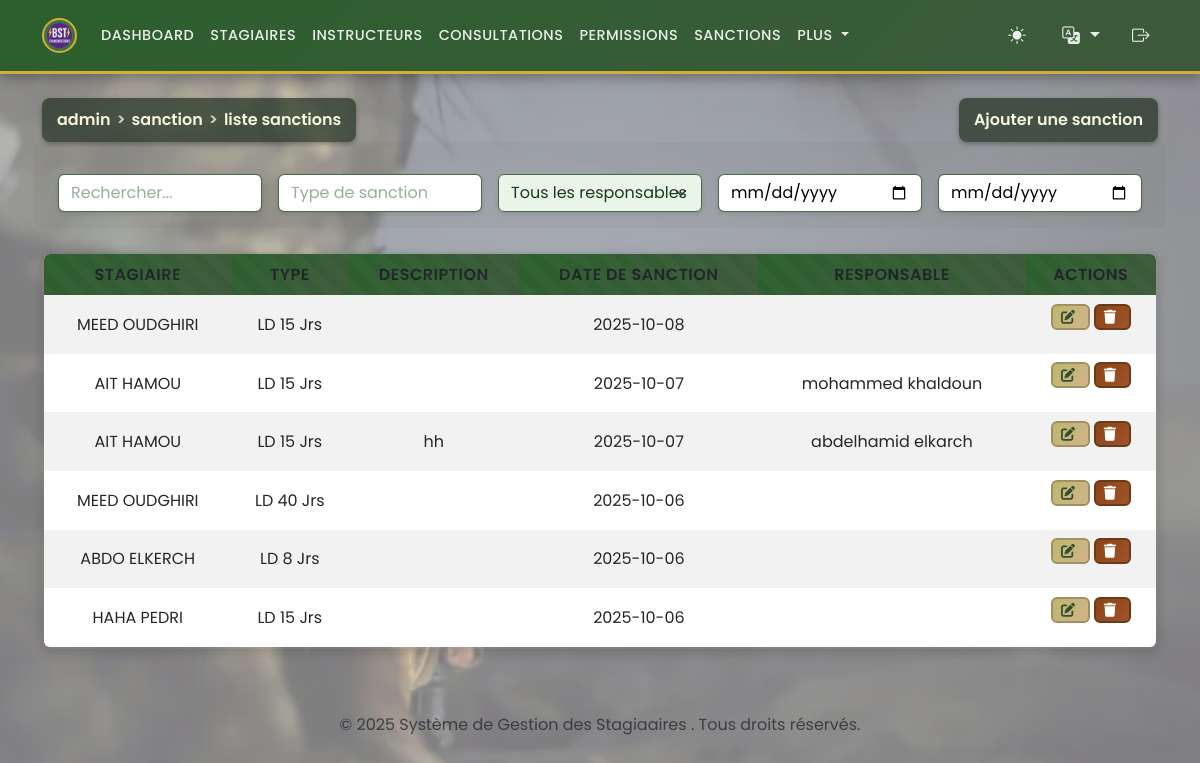
The page /admin/manage_sanctions.php (signed in) on the database its author committed.
### tables this page shows
CREATE TABLE `punitions` (
  `id` int(11) NOT NULL,
  `id_stagiaire` int(11) NOT NULL,
  `type` enum('samedi & dimanche','piquet','permanence','chef de poste','Garde','Corvet','LD 4 Jrs','LD 8 Jrs','LD 10 Jrs','LD 15 Jrs','LD 25 Jrs','LD 30 Jrs','LD 40 Jrs') NOT NULL,
  `description` text DEFAULT NULL,
  `date_punition` date DEFAULT curdate(),
  `auteur_id` int(11) DEFAULT NULL
);

CREATE TABLE `stagiaires` (
  `id` int(11) NOT NULL,
  `matricule` varchar(50) NOT NULL,
  `nom` varchar(100) NOT NULL,
  `prenom` varchar(100) NOT NULL,
  `date_naissance` date DEFAULT NULL,
  `adresse` text DEFAULT NULL,
  `telephone` varchar(20) DEFAULT NULL,
  `email` varchar(100) DEFAULT NULL,
  `groupe_sanguin` enum('A+','A-','B+','B-','AB+','AB-','O+','O-') DEFAULT NULL,
  `photo` varchar(255) DEFAULT NULL,
  `grade` enum('Lieutenant','Sous-Lieutenant','Adjudant Chef','Adjudant','Sergent Chef','Sergent','Caporal Chef','Caporal','2 eme Classe','1er Classe') DEFAULT NULL,
  `date_inscription` date DEFAULT curdate(),
  `id_stage` int(11) NOT NULL,
  `id_specialite` int(11) NOT NULL
);

CREATE TABLE `users` (
  `id` int(11) NOT NULL,
  `username` varchar(50) NOT NULL,
  `password` varchar(255) NOT NULL,
  `role` enum('admin','secretaire','docteur') NOT NULL,
  `nom` varchar(100) DEFAULT NULL,
  `prenom` varchar(100) DEFAULT NULL,
  `email` varchar(100) DEFAULT NULL,
  `created_at` timestamp NOT NULL DEFAULT current_timestamp()
);

### functions.php (called while the page is built, shortened)
<?php
if (isset($_GET['lang'])) {
    $lang = $_GET['lang'];
    $_SESSION['lang'] = $lang;
} elseif (isset($_SESSION['lang'])) {
    $lang = $_SESSION['lang'];
} else {
    $lang = 'fr';
    $_SESSION['lang'] = $lang;
}
$lang_file = __DIR__ . '/lang/' . $lang . '.php';
if (file_exists($lang_file)) {
    $translations = include $lang_file;
} else {
    $translations = include __DIR__ . '/lang/fr.php';
}
?>

### admin/manage_sanctions.php (the view, shortened to what this page needs)
<?php
require '../functions.php';
$sanctions = $pdo->query("
    SELECT pu.*, s.nom, s.prenom, u.nom AS auteur_nom, u.prenom AS auteur_prenom
    FROM punitions pu
    JOIN stagiaires s ON pu.id_stagiaire = s.id
    LEFT JOIN users u ON pu.auteur_id = u.id
    ORDER BY pu.date_punition DESC
")->fetchAll();
?>
<?php include '../templates/header.php'; ?>
<div class="d-flex justify-content-between align-items-center mb-3">
<div class="breadcrumb-header"><?php echo htmlspecialchars($translations['breadcrumb_admin']); ?> <span>></span> <?php echo htmlspecialchars($translations['breadcrumb_sanction']); ?> <span>></span> <?php echo htmlspecialchars($translations['breadcrumb_liste_sanctions']); ?></div>
<button class="breadcrumb-header" data-bs-toggle="modal"
    data-bs-target="#addSanctionModal"><?php echo htmlspecialchars($translations['add_sanction'] ?? 'إضافة عقوبة'); ?></button>
</div>
<div class="mb-3 row g-3 align-items-center">
    <div class="col">
        <input type="text" id="searchInput" class="form-control"
            placeholder="<?php echo htmlspecialchars($translations['search'] ?? 'ابحث...'); ?>">
    </div>
    <div class="col">
        <input type="text" id="filterType" class="form-control"
            placeholder="<?php echo htmlspecialchars($translations['sanction_type'] ?? 'نوع العقوبة'); ?>">
    </div>
    <div class="col">
        <select id="filterAuteur" class="form-select">
            <option value=""><?php echo htmlspecialchars($translations['all_responsibles'] ?? 'كل المسؤولين'); ?>
            </option>
        </select>
    </div>
    <div class="col">
        <input type="date" id="dateFrom" class="form-control"
            placeholder="<?php echo htmlspecialchars($translations['from_date'] ?? 'من تاريخ'); ?>">
    </div>
    <div class="col">
        <input type="date" id="dateTo" class="form-control"
            placeholder="<?php echo htmlspecialchars($translations['to_date'] ?? 'إلى تاريخ'); ?>">
    </div>
</div>
<table class="table table-striped table-responsive" style="border-radius: 0.5rem; overflow: hidden;">
    <thead>
        <tr>
            <th><?php echo htmlspecialchars($translations['trainee'] ?? 'المتدرب'); ?></th>
            <th><?php echo htmlspecialchars($translations['type'] ?? 'النوع'); ?></th>
            <th><?php echo htmlspecialchars($translations['description'] ?? 'الوصف'); ?></th>
            <th><?php echo htmlspecialchars($translations['sanction_date'] ?? 'تاريخ العقوبة'); ?></th>
            <th><?php echo htmlspecialchars($translations['responsible'] ?? 'المسؤول'); ?></th>
            <th><?php echo htmlspecialchars($translations['actions'] ?? 'إجراءات'); ?></th>
        </tr>
    </thead>
    <tbody id="sanctionsTableBody">
        <?php foreach ($sanctions as $sanction): ?>
            <tr data-stagiaire="<?php echo htmlspecialchars($sanction['nom'] . ' ' . $sanction['prenom']); ?>"
                data-type="<?php echo htmlspecialchars($sanction['type']); ?>"
                data-auteur="<?php echo htmlspecialchars($sanction['auteur_id'] ? $sanction['auteur_nom'] . ' ' . $sanction['auteur_prenom'] : ''); ?>"
                data-date="<?php echo $sanction['date_punition']; ?>">
                <td><?php echo htmlspecialchars($sanction['nom'] . ' ' . $sanction['prenom']); ?></td>
                <td><?php echo htmlspecialchars($sanction['type']); ?></td>
                <td><?php echo nl2br(htmlspecialchars($sanction['description'])); ?></td>
                <td><?php echo $sanction['date_punition']; ?></td>
                <td><?php echo htmlspecialchars($sanction['auteur_id'] ? $sanction['auteur_nom'] . ' ' . $sanction['auteur_prenom'] : ''); ?>
                </td>
                <td>
                    <button class="btn btn-sm btn-warning" data-bs-toggle="modal"
                        data-bs-target="#editSanctionModal<?php echo $sanction['id']; ?>"><i class="fas fa-edit"></i></button>
                    <form method="post" action="../actions/delete_sanction.php" style="display:inline-block;"
                        onsubmit="return confirm('<?php echo htmlspecialchars($translations['confirm_delete_sanction']); ?>');">
                        <button type="submit"
                            class="btn btn-sm btn-danger"><i class="fas fa-trash"></i></button>
                    </form>
                </td>
            </tr>
        <?php endforeach; ?>
    </tbody>
</table>
<?php include '../templates/footer.php'; ?>

### templates/header.php (style rules this page uses)
:root { --body-bg: #ffffff; --body-color: #000000; --military-primary: #2C5F2D; --military-secondary: #3D5A3C; --military-accent: #8B7355; --military-gold: #D4AF37; --military-dark: #1A3A1A; }
body { background-color: var(--body-bg) !important; color: var(--body-color) !important; font-family: 'Poppins', sans-serif; transition: background-color 0.3s ease; }
body::before { content: ''; position: fixed; top: 0; left: 0; width: 100%; height: 100%; background: url('/pbst_app/images/bg1.webp') no-repeat center center fixed; background-size: cover; opacity: 0.5; z-index: -1; }
input.form-control, textarea.form-control { background-color: var(--body-bg) !important; color: var(--body-color) !important; border-color: #ced4da; transition: all 0.3s ease; }
input.form-control::placeholder, textarea.form-control::placeholder { color: var(--body-color); opacity: 0.7; }
table { background: linear-gradient(135deg, rgba(76, 91, 65, 0.15) 0%, rgba(58, 73, 47, 0.10) 100%); border-radius: 12px; overflow: hidden; width: 100%; border: 2px solid var(--military-secondary); box-shadow: 0 4px 12px rgba(0, 0, 0, 0.15); position: relative; }
table::before { content: ''; position: absolute; top: 0; left: 0; right: 0; bottom: 0; background: repeating-linear-gradient( 45deg, transparent, transparent 10px, rgba(255, 255, 255, 0.02) 10px, rgba(255, 255, 255, 0.02) 20px ); pointer-events: none; border-radius: 12px; }
table th { background: linear-gradient(135deg, var(--military-primary) 0%, var(--military-secondary) 100%); color: #fff; text-align: center; vertical-align: middle; font-weight: 600; text-transform: uppercase; letter-spacing: 0.5px; border-bottom: 2px solid var(--military-gold); }
table td, table th { text-align: center; vertical-align: middle; padding: 0.75rem; border: none; }
table tbody tr { transition: all 0.3s ease; }
.btn { border-radius: 6px; font-weight: 600; text-transform: uppercase; letter-spacing: 0.5px; transition: all 0.3s ease; border: 2px solid transparent; position: relative; overflow: hidden; }
.btn::before { content: ''; position: absolute; top: 0; left: -100%; width: 100%; height: 100%; background: linear-gradient(90deg, transparent, rgba(255, 255, 255, 0.2), transparent); transition: left 0.5s; }
.btn-warning { background: linear-gradient(135deg, #BDB76B 0%, #D2B48C 100%); color: #2F4F2F; border-color: #A09162; }
.btn-danger { background: linear-gradient(135deg, #8B4513 0%, #A0522D 100%); color: #fff; border-color: #6B3A1A; }
.btn i { font-weight: 900; margin-right: 0.25rem; }
.form-control, .form-select { background-color: #E8F5E8 !important; color: #1A3A1A !important; border: 1px solid #4A6B4A !important; border-radius: 0.375rem !important; box-shadow: 0 2px 4px rgba(0, 0, 0, 0.1) !important; font-family: 'Poppins', sans-serif !important; padding: 0.375rem 0.75rem !important; transition: all 0.3s ease !important; }
.form-control::placeholder { color: #6B8E6B !important; }
.mb-3.row.g-3.align-items-center { background: rgba(76, 91, 65, 0.05) !important; padding: 1rem !important; border-radius: 0.5rem !important; margin-bottom: 1.5rem !important; }
.breadcrumb-header { background: rgba(34, 49, 34, 0.7); color: #f5f5dc; font-weight: 600; font-family: 'Poppins', sans-serif; padding: 10px 15px; border-radius: 8px; display: flex; align-items: center; box-shadow: 0 2px 5px rgba(0, 0, 0, 0.3); cursor: pointer; border: none; outline: none; }
.breadcrumb-header span { margin: 0 6px; color: #d2d2b4; }

### rows shown on the page
punitions: id_stagiaire.prenom "MEED OUDGHIRI", type "LD 15 Jrs", date_punition "2025-10-08"
punitions: id_stagiaire.prenom "AIT HAMOU", type "LD 15 Jrs", date_punition "2025-10-07", auteur.prenom "mohammed khaldoun"
punitions: id_stagiaire.prenom "AIT HAMOU", type "LD 15 Jrs", description "hh", date_punition "2025-10-07", auteur.prenom "abdelhamid elkarch"
punitions: id_stagiaire.prenom "MEED OUDGHIRI", type "LD 40 Jrs", date_punition "2025-10-06"
punitions: id_stagiaire.prenom "ABDO ELKERCH", type "LD 8 Jrs", date_punition "2025-10-06"
punitions: id_stagiaire.prenom "HAHA PEDRI", type "LD 15 Jrs", date_punition "2025-10-06"

### other values the page prints
$translations['dashboard'] "DASHBOARD"
$translations['trainees'] "STAGIAIRES"
$translations['Instructeurs'] "INSTRUCTEURS"
$translations['consultations'] "CONSULTATIONS"
$translations['permissions'] "PERMISSIONS"
$translations['sanctions'] "SANCTIONS"
$translations['plus'] "PLUS"
$translations['breadcrumb_admin'] "admin"
$translations['breadcrumb_sanction'] "sanction"
$translations['breadcrumb_liste_sanctions'] "liste sanctions"
$translations['add_sanction'] "Ajouter une sanction"
$translations['trainee'] "STAGIAIRE"
$translations['type'] "TYPE"
$translations['description'] "DESCRIPTION"
$translations['sanction_date'] "DATE DE SANCTION"
